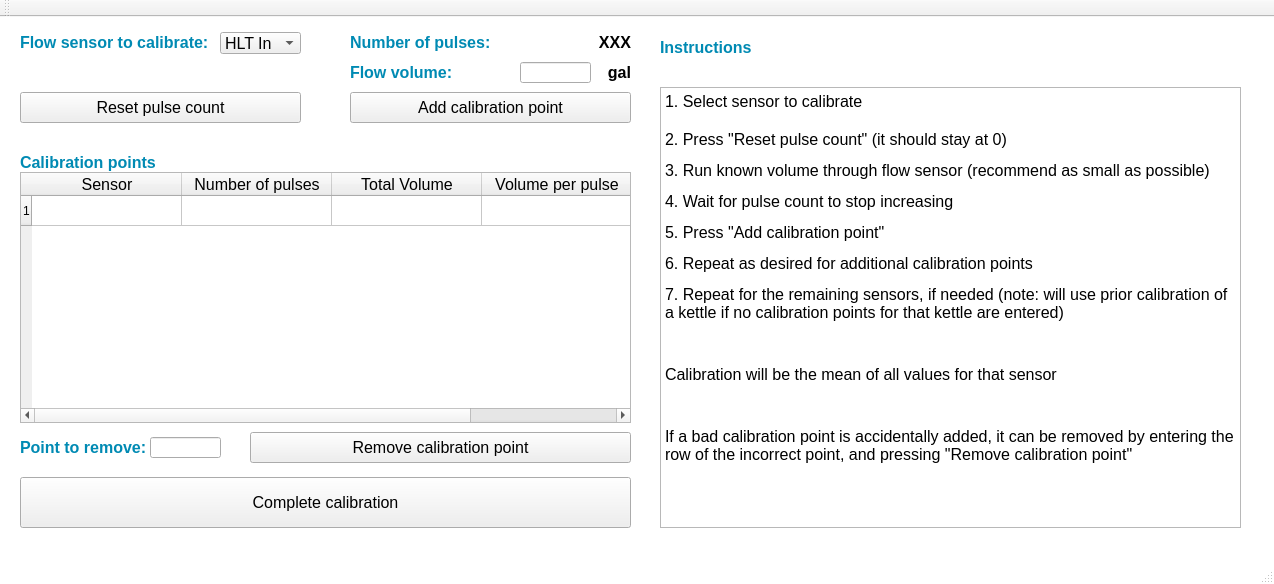
<?xml version="1.0" encoding="UTF-8"?>
<ui version="4.0">
 <class>FlowCalibrationDialog</class>
 <widget class="QMainWindow" name="FlowCalibrationDialog">
  <property name="geometry">
   <rect>
    <x>0</x>
    <y>0</y>
    <width>1274</width>
    <height>584</height>
   </rect>
  </property>
  <property name="font">
   <font>
    <family>Arial</family>
    <pointsize>12</pointsize>
   </font>
  </property>
  <property name="windowTitle">
   <string>Calibrating flow sensors</string>
  </property>
  <property name="styleSheet">
   <string notr="true">QMainWindow {
background: white;
}</string>
  </property>
  <widget class="QWidget" name="centralWidget">
   <widget class="QLabel" name="label_20">
    <property name="geometry">
     <rect>
      <x>20</x>
      <y>135</y>
      <width>141</width>
      <height>21</height>
     </rect>
    </property>
    <property name="font">
     <font>
      <family>Arial</family>
      <pointsize>12</pointsize>
      <weight>75</weight>
      <italic>false</italic>
      <bold>true</bold>
     </font>
    </property>
    <property name="styleSheet">
     <string notr="true">color: rgb(0, 138, 179)</string>
    </property>
    <property name="text">
     <string>Calibration points</string>
    </property>
   </widget>
   <widget class="QTableWidget" name="Calibration_Points">
    <property name="geometry">
     <rect>
      <x>20</x>
      <y>155</y>
      <width>611</width>
      <height>251</height>
     </rect>
    </property>
    <property name="font">
     <font>
      <family>Arial</family>
      <pointsize>12</pointsize>
     </font>
    </property>
    <property name="rowCount">
     <number>1</number>
    </property>
    <property name="columnCount">
     <number>4</number>
    </property>
    <attribute name="horizontalHeaderCascadingSectionResizes">
     <bool>false</bool>
    </attribute>
    <attribute name="horizontalHeaderDefaultSectionSize">
     <number>150</number>
    </attribute>
    <attribute name="horizontalHeaderMinimumSectionSize">
     <number>10</number>
    </attribute>
    <attribute name="horizontalHeaderStretchLastSection">
     <bool>true</bool>
    </attribute>
    <attribute name="verticalHeaderMinimumSectionSize">
     <number>23</number>
    </attribute>
    <row/>
    <column>
     <property name="text">
      <string>Sensor</string>
     </property>
     <property name="font">
      <font>
       <family>Arial</family>
       <pointsize>12</pointsize>
      </font>
     </property>
    </column>
    <column>
     <property name="text">
      <string>Number of pulses</string>
     </property>
     <property name="font">
      <font>
       <family>Arial</family>
       <pointsize>12</pointsize>
      </font>
     </property>
    </column>
    <column>
     <property name="text">
      <string>Total Volume</string>
     </property>
     <property name="font">
      <font>
       <family>Arial</family>
       <pointsize>12</pointsize>
      </font>
     </property>
    </column>
    <column>
     <property name="text">
      <string>Volume per pulse</string>
     </property>
     <property name="font">
      <font>
       <family>Arial</family>
       <pointsize>12</pointsize>
      </font>
     </property>
    </column>
   </widget>
   <widget class="QLabel" name="label_19">
    <property name="geometry">
     <rect>
      <x>350</x>
      <y>15</y>
      <width>161</width>
      <height>21</height>
     </rect>
    </property>
    <property name="font">
     <font>
      <family>Arial</family>
      <pointsize>12</pointsize>
      <weight>75</weight>
      <italic>false</italic>
      <bold>true</bold>
     </font>
    </property>
    <property name="styleSheet">
     <string notr="true">color: rgb(0, 138, 179)</string>
    </property>
    <property name="text">
     <string>Number of pulses:</string>
    </property>
   </widget>
   <widget class="QPushButton" name="Add_Point">
    <property name="geometry">
     <rect>
      <x>350</x>
      <y>75</y>
      <width>281</width>
      <height>31</height>
     </rect>
    </property>
    <property name="font">
     <font>
      <family>Arial</family>
      <pointsize>12</pointsize>
     </font>
    </property>
    <property name="text">
     <string>Add calibration point</string>
    </property>
   </widget>
   <widget class="QLabel" name="Num_Pulses">
    <property name="geometry">
     <rect>
      <x>560</x>
      <y>15</y>
      <width>71</width>
      <height>21</height>
     </rect>
    </property>
    <property name="font">
     <font>
      <family>Arial</family>
      <pointsize>12</pointsize>
      <weight>75</weight>
      <italic>false</italic>
      <bold>true</bold>
     </font>
    </property>
    <property name="layoutDirection">
     <enum>Qt::LeftToRight</enum>
    </property>
    <property name="styleSheet">
     <string notr="true"/>
    </property>
    <property name="text">
     <string>XXX</string>
    </property>
    <property name="alignment">
     <set>Qt::AlignRight|Qt::AlignTrailing|Qt::AlignVCenter</set>
    </property>
   </widget>
   <widget class="QPushButton" name="Complete_Calibration">
    <property name="geometry">
     <rect>
      <x>20</x>
      <y>460</y>
      <width>611</width>
      <height>51</height>
     </rect>
    </property>
    <property name="font">
     <font>
      <family>Arial</family>
      <pointsize>12</pointsize>
     </font>
    </property>
    <property name="text">
     <string>Complete calibration</string>
    </property>
   </widget>
   <widget class="QPushButton" name="Remove_Point">
    <property name="geometry">
     <rect>
      <x>250</x>
      <y>415</y>
      <width>381</width>
      <height>31</height>
     </rect>
    </property>
    <property name="font">
     <font>
      <family>Arial</family>
      <pointsize>12</pointsize>
     </font>
    </property>
    <property name="text">
     <string>Remove calibration point</string>
    </property>
   </widget>
   <widget class="QLabel" name="label_23">
    <property name="geometry">
     <rect>
      <x>20</x>
      <y>15</y>
      <width>191</width>
      <height>21</height>
     </rect>
    </property>
    <property name="font">
     <font>
      <family>Arial</family>
      <pointsize>12</pointsize>
      <weight>75</weight>
      <italic>false</italic>
      <bold>true</bold>
     </font>
    </property>
    <property name="styleSheet">
     <string notr="true">color: rgb(0, 138, 179)</string>
    </property>
    <property name="text">
     <string>Flow sensor to calibrate:</string>
    </property>
   </widget>
   <widget class="QComboBox" name="Sensor_To_Calibrate">
    <property name="geometry">
     <rect>
      <x>220</x>
      <y>15</y>
      <width>81</width>
      <height>22</height>
     </rect>
    </property>
    <property name="font">
     <font>
      <family>Arial</family>
      <pointsize>12</pointsize>
     </font>
    </property>
    <item>
     <property name="text">
      <string>HLT In</string>
     </property>
    </item>
    <item>
     <property name="text">
      <string>MLT In</string>
     </property>
    </item>
    <item>
     <property name="text">
      <string>BLK In</string>
     </property>
    </item>
    <item>
     <property name="text">
      <string>HLT Out</string>
     </property>
    </item>
    <item>
     <property name="text">
      <string>MLT Out</string>
     </property>
    </item>
    <item>
     <property name="text">
      <string>BLK Out</string>
     </property>
    </item>
   </widget>
   <widget class="QPushButton" name="Reset_Pulse_Count">
    <property name="geometry">
     <rect>
      <x>20</x>
      <y>75</y>
      <width>281</width>
      <height>31</height>
     </rect>
    </property>
    <property name="font">
     <font>
      <family>Arial</family>
      <pointsize>12</pointsize>
     </font>
    </property>
    <property name="text">
     <string>Reset pulse count</string>
    </property>
   </widget>
   <widget class="QLineEdit" name="Flow_Volume">
    <property name="geometry">
     <rect>
      <x>520</x>
      <y>45</y>
      <width>71</width>
      <height>21</height>
     </rect>
    </property>
    <property name="font">
     <font>
      <family>Arial</family>
      <pointsize>12</pointsize>
     </font>
    </property>
   </widget>
   <widget class="QLabel" name="label_27">
    <property name="geometry">
     <rect>
      <x>350</x>
      <y>45</y>
      <width>131</width>
      <height>21</height>
     </rect>
    </property>
    <property name="font">
     <font>
      <family>Arial</family>
      <pointsize>12</pointsize>
      <weight>75</weight>
      <italic>false</italic>
      <bold>true</bold>
     </font>
    </property>
    <property name="styleSheet">
     <string notr="true">color: rgb(0, 138, 179)</string>
    </property>
    <property name="text">
     <string>Flow volume:</string>
    </property>
   </widget>
   <widget class="QLabel" name="Average_ADC_2">
    <property name="geometry">
     <rect>
      <x>560</x>
      <y>45</y>
      <width>71</width>
      <height>21</height>
     </rect>
    </property>
    <property name="font">
     <font>
      <family>Arial</family>
      <pointsize>12</pointsize>
      <weight>75</weight>
      <italic>false</italic>
      <bold>true</bold>
     </font>
    </property>
    <property name="layoutDirection">
     <enum>Qt::LeftToRight</enum>
    </property>
    <property name="styleSheet">
     <string notr="true"/>
    </property>
    <property name="text">
     <string>gal</string>
    </property>
    <property name="alignment">
     <set>Qt::AlignRight|Qt::AlignTrailing|Qt::AlignVCenter</set>
    </property>
   </widget>
   <widget class="QLineEdit" name="Pt_To_Remove">
    <property name="geometry">
     <rect>
      <x>150</x>
      <y>420</y>
      <width>71</width>
      <height>21</height>
     </rect>
    </property>
    <property name="font">
     <font>
      <family>Arial</family>
      <pointsize>12</pointsize>
     </font>
    </property>
   </widget>
   <widget class="QLabel" name="label_28">
    <property name="geometry">
     <rect>
      <x>20</x>
      <y>420</y>
      <width>131</width>
      <height>21</height>
     </rect>
    </property>
    <property name="font">
     <font>
      <family>Arial</family>
      <pointsize>12</pointsize>
      <weight>75</weight>
      <italic>false</italic>
      <bold>true</bold>
     </font>
    </property>
    <property name="styleSheet">
     <string notr="true">color: rgb(0, 138, 179)</string>
    </property>
    <property name="text">
     <string>Point to remove:</string>
    </property>
   </widget>
   <widget class="QLabel" name="label_29">
    <property name="geometry">
     <rect>
      <x>660</x>
      <y>20</y>
      <width>141</width>
      <height>21</height>
     </rect>
    </property>
    <property name="font">
     <font>
      <family>Arial</family>
      <pointsize>12</pointsize>
      <weight>75</weight>
      <italic>false</italic>
      <bold>true</bold>
     </font>
    </property>
    <property name="styleSheet">
     <string notr="true">color: rgb(0, 138, 179)</string>
    </property>
    <property name="text">
     <string>Instructions</string>
    </property>
   </widget>
   <widget class="QTextBrowser" name="textBrowser">
    <property name="geometry">
     <rect>
      <x>660</x>
      <y>70</y>
      <width>581</width>
      <height>441</height>
     </rect>
    </property>
    <property name="font">
     <font>
      <family>Arial</family>
      <pointsize>12</pointsize>
     </font>
    </property>
    <property name="html">
     <string>&lt;!DOCTYPE HTML PUBLIC &quot;-//W3C//DTD HTML 4.0//EN&quot; &quot;http://www.w3.org/TR/REC-html40/strict.dtd&quot;&gt;
&lt;html&gt;&lt;head&gt;&lt;meta name=&quot;qrichtext&quot; content=&quot;1&quot; /&gt;&lt;style type=&quot;text/css&quot;&gt;
p, li { white-space: pre-wrap; }
&lt;/style&gt;&lt;/head&gt;&lt;body style=&quot; font-family:'Arial'; font-size:12pt; font-weight:400; font-style:normal;&quot;&gt;
&lt;p style=&quot; margin-top:0px; margin-bottom:0px; margin-left:0px; margin-right:0px; -qt-block-indent:0; text-indent:0px;&quot;&gt;&lt;span style=&quot; font-family:'MS Shell Dlg 2';&quot;&gt;1. Select sensor to calibrate&lt;/span&gt;&lt;/p&gt;
&lt;p style=&quot;-qt-paragraph-type:empty; margin-top:0px; margin-bottom:0px; margin-left:0px; margin-right:0px; -qt-block-indent:0; text-indent:0px; font-family:'MS Shell Dlg 2';&quot;&gt;&lt;br /&gt;&lt;/p&gt;
&lt;p style=&quot; margin-top:0px; margin-bottom:0px; margin-left:0px; margin-right:0px; -qt-block-indent:0; text-indent:0px;&quot;&gt;&lt;span style=&quot; font-family:'MS Shell Dlg 2';&quot;&gt;2. Press &amp;quot;Reset pulse count&amp;quot; (it should stay at 0)&lt;/span&gt;&lt;/p&gt;
&lt;p style=&quot; margin-top:12px; margin-bottom:12px; margin-left:0px; margin-right:0px; -qt-block-indent:0; text-indent:0px;&quot;&gt;&lt;span style=&quot; font-family:'MS Shell Dlg 2';&quot;&gt;3. Run known volume through flow sensor (recommend as small as possible)&lt;/span&gt;&lt;/p&gt;
&lt;p style=&quot; margin-top:12px; margin-bottom:12px; margin-left:0px; margin-right:0px; -qt-block-indent:0; text-indent:0px;&quot;&gt;&lt;span style=&quot; font-family:'MS Shell Dlg 2';&quot;&gt;4. Wait for pulse count to stop increasing&lt;/span&gt;&lt;/p&gt;
&lt;p style=&quot; margin-top:12px; margin-bottom:12px; margin-left:0px; margin-right:0px; -qt-block-indent:0; text-indent:0px;&quot;&gt;&lt;span style=&quot; font-family:'MS Shell Dlg 2';&quot;&gt;5. Press &amp;quot;Add calibration point&amp;quot;&lt;/span&gt;&lt;/p&gt;
&lt;p style=&quot; margin-top:12px; margin-bottom:12px; margin-left:0px; margin-right:0px; -qt-block-indent:0; text-indent:0px;&quot;&gt;&lt;span style=&quot; font-family:'MS Shell Dlg 2';&quot;&gt;6. Repeat as desired for additional calibration points&lt;/span&gt;&lt;/p&gt;
&lt;p style=&quot; margin-top:12px; margin-bottom:12px; margin-left:0px; margin-right:0px; -qt-block-indent:0; text-indent:0px;&quot;&gt;&lt;span style=&quot; font-family:'MS Shell Dlg 2';&quot;&gt;7. Repeat for the remaining sensors, if needed (note: will use prior calibration of a kettle if no calibration points for that kettle are entered)&lt;/span&gt;&lt;/p&gt;
&lt;p style=&quot;-qt-paragraph-type:empty; margin-top:12px; margin-bottom:12px; margin-left:0px; margin-right:0px; -qt-block-indent:0; text-indent:0px;&quot;&gt;&lt;br /&gt;&lt;/p&gt;
&lt;p style=&quot; margin-top:12px; margin-bottom:12px; margin-left:0px; margin-right:0px; -qt-block-indent:0; text-indent:0px;&quot;&gt;Calibration will be the mean of all values for that sensor&lt;/p&gt;
&lt;p style=&quot;-qt-paragraph-type:empty; margin-top:12px; margin-bottom:12px; margin-left:0px; margin-right:0px; -qt-block-indent:0; text-indent:0px;&quot;&gt;&lt;br /&gt;&lt;/p&gt;
&lt;p style=&quot; margin-top:12px; margin-bottom:12px; margin-left:0px; margin-right:0px; -qt-block-indent:0; text-indent:0px;&quot;&gt;&lt;span style=&quot; font-family:'MS Shell Dlg 2';&quot;&gt;If a bad calibration point is accidentally added, it can be removed by entering the row of the incorrect point, and pressing &amp;quot;Remove calibration point&amp;quot;&lt;/span&gt;&lt;/p&gt;&lt;/body&gt;&lt;/html&gt;</string>
    </property>
   </widget>
  </widget>
  <widget class="QMenuBar" name="menuBar">
   <property name="geometry">
    <rect>
     <x>0</x>
     <y>0</y>
     <width>1274</width>
     <height>21</height>
    </rect>
   </property>
  </widget>
  <widget class="QToolBar" name="mainToolBar">
   <attribute name="toolBarArea">
    <enum>TopToolBarArea</enum>
   </attribute>
   <attribute name="toolBarBreak">
    <bool>false</bool>
   </attribute>
  </widget>
  <widget class="QStatusBar" name="statusBar"/>
 </widget>
 <layoutdefault spacing="6" margin="11"/>
 <resources/>
 <connections/>
</ui>
